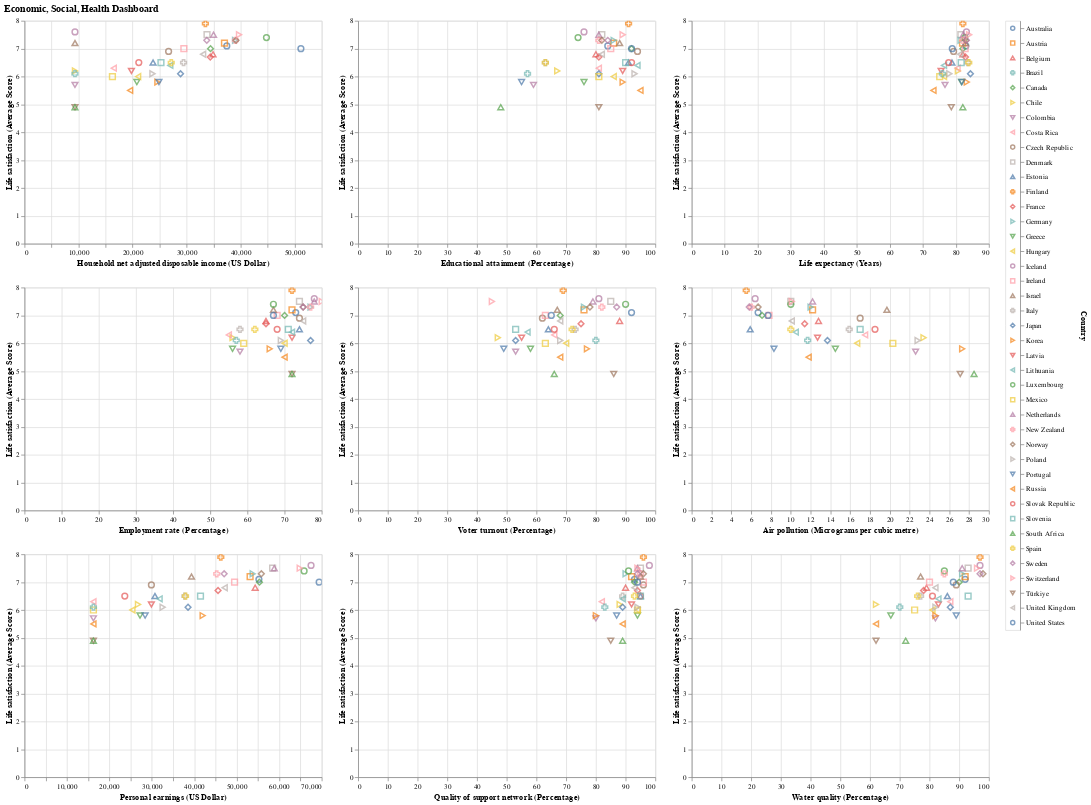

Notebook cell for this chart:
### Markdown cell above
### Economic Indicators:
- Household net adjusted disposable income (US Dollar)
- Employment rate (Percentage)
- Personal earnings (US Dollar)

### Social Indicators:
- Educational attainment (Percentage)
- Voter turnout (Percentage)
- Quality of support network (Percentage)

### Health & Environment Indicators:
- Life expectancy (Years)
- Air pollution (Micrograms per cubic metre)
- Water quality (Percentage)

### Code cell
HouseholdPlot = scatter_plot.encode(x='Household net adjusted disposable income (US Dollar)')
EmploymentPlot = scatter_plot.encode(x='Employment rate (Percentage)')
EarningsPlot = scatter_plot.encode(x='Personal earnings (US Dollar)')
EducationPlot = scatter_plot.encode(x='Educational attainment (Percentage)') 
VotePlot = scatter_plot.encode(x='Voter turnout (Percentage)') 
SupportPlot = scatter_plot.encode(x='Quality of support network (Percentage)') 
LifePlot = scatter_plot.encode(x='Life expectancy (Years)') 
PollutionPlot = scatter_plot.encode(x='Air pollution (Micrograms per cubic metre)') 
WaterPlot = scatter_plot.encode(x='Water quality (Percentage)') 

alt.hconcat(
    alt.vconcat(HouseholdPlot, EmploymentPlot, EarningsPlot).resolve_scale(x='independent'), 
    alt.vconcat(EducationPlot, VotePlot, SupportPlot).resolve_scale(x='independent'),
    alt.vconcat(LifePlot, PollutionPlot, WaterPlot).resolve_scale(x='independent'), 
    legend,
    title='Economic, Social, Health Dashboard'
)
